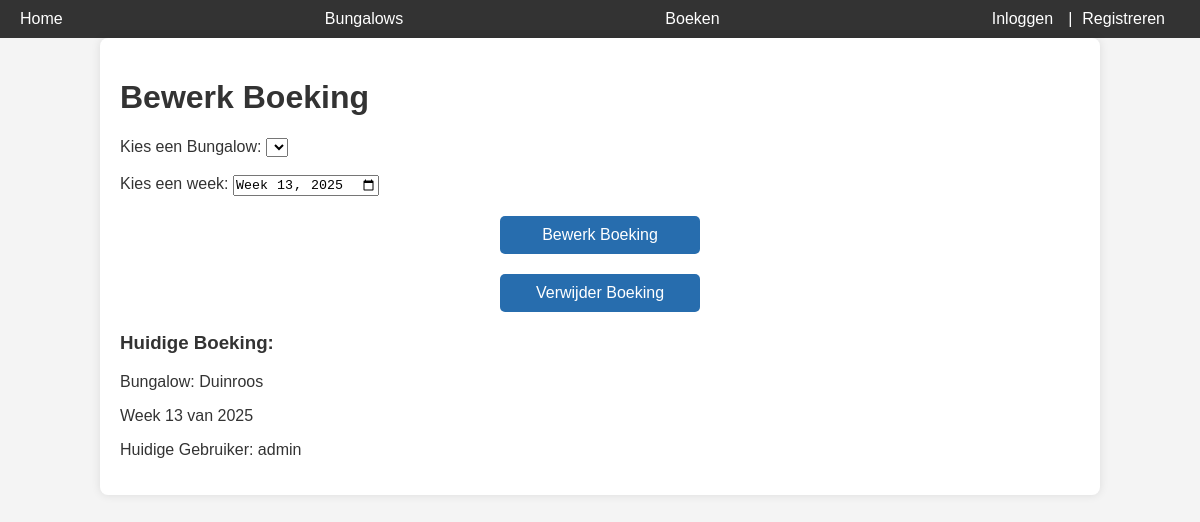
The app's page /admin/edit_booking/3 with its own data.
### models/models.py (models this page shows, shortened)
class Bungalow(db.Model):
    id = db.Column(db.Integer, primary_key=True)
    name = db.Column(db.String(100), unique=True, nullable=False)
    type_id = db.Column(db.Integer, db.ForeignKey('bungalow_type.id'), nullable=False)
    bungalow_type = db.relationship('BungalowType', backref='bungalows')

class Booking(db.Model):
    id = db.Column(db.Integer, primary_key=True)
    guest_id = db.Column(db.Integer, db.ForeignKey('guest.id'), nullable=False)
    bungalow_id = db.Column(db.Integer, db.ForeignKey('bungalow.id'), nullable=False)
    week = db.Column(db.Integer, nullable=False)  # Stores week number (1-52)
    guest = db.relationship('Guest', backref='bookings')
    bungalow = db.relationship('Bungalow', backref='bookings')

class Guest(db.Model, UserMixin):
    id = db.Column(db.Integer, primary_key=True)
    username = db.Column(db.String(80), unique=True, nullable=False)
    email = db.Column(db.String(120), unique=True, nullable=False)  # Nieuw email veld
    password = db.Column(db.String(200), nullable=False)
    is_admin = db.Column(db.Boolean, default=False)  # Veld voor adminrechten

### app.py (the view, shortened to what this page needs)
@app.route('/admin/edit_booking/<int:booking_id>', methods=['GET', 'POST'])
def edit_booking(booking_id):
    booking = Booking.query.get_or_404(booking_id)
    users = Guest.query.all()
    return render_template('edit_booking.html',bungalow=bungalows, booking=booking, users=users)

### templates/edit_booking.html (shortened to what this page needs)
{% extends 'base.html' %}
{% block content %}
<h1>Bewerk Boeking</h1>
<form method="POST">
    <label for="bungalow_id">Kies een Bungalow:</label>
    <select name="bungalow_id" required>
    </select><br>
    <br>
    <label for="week">Kies een week:</label>
    {% set year = booking.week // 100 %}
    {% set week = booking.week % 100 %}
    {% set week_str = "{}-W{:02d}".format(year, week) %}
    <input type="week" name="week" value="{{ week_str }}" required>
    <button type="submit">Bewerk Boeking</button>
</form>
<form method="POST">
    <button type="submit" name="delete_booking">Verwijder Boeking</button>
</form>
<h3>Huidige Boeking:</h3>
<p>Bungalow: {{ booking.bungalow.name }}</p>
<p>Week {{ booking.week % 100 }} van {{ booking.week // 100 }}</p>
<p>Huidige Gebruiker: {{ booking.guest.username }}</p>
{% endblock %}

### static/css/style.css (style rules this page uses)
body { font-family: Arial, sans-serif; margin: 0; padding: 0; background-color: #f4f4f4; color: #333; }
button { display: block; width: 200px; margin: 20px auto; padding: 10px; background-color: #276dae; color: white; border: none; cursor: pointer; font-size: 16px; border-radius: 5px; }

### records on screen
Bungalow: bungalow.name "Duinroos"
Booking: booking.week%100 "13", week "2025"
Guest: guest.username "admin"
